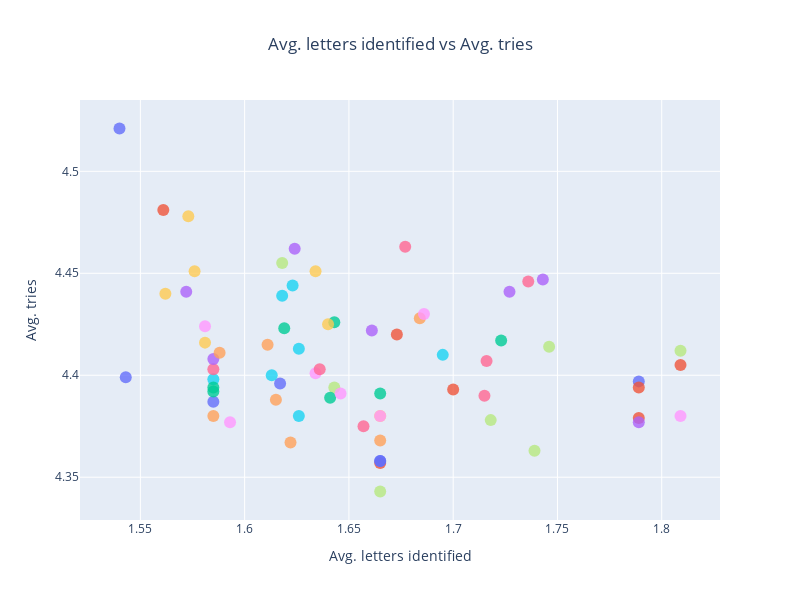

This figure's notebook cell:
### Markdown cell above
### Scatter Plot of Avg. letters identified vs Avg. tries

### Code cell
plot_guess_stats(
    dataf=guess_stats,
    x_axis_data="avg_letters_identified",
    y_axis_data="tries_mean",
    words="guess",
    title="Avg. letters identified vs Avg. tries",
    xaxis_title="Avg. letters identified",
    yaxis_title="Avg. tries"
)

### Figure 1 — Plotly figure (JSON) as saved in the notebook; plotly's stock layout.template omitted (floating-point values rounded to 4 significant figures)
{"data": [{"hovertemplate": "guess=caret<br>avg_letters_identified=%{x}<br>tries_mean=%{y}<extra></extra>", "legendgroup": "caret", "marker": {"color": "#636efa", "opacity": 0.8, "size": 12, "symbol": "circle"}, "mode": "markers", "name": "caret", "orientation": "v", "showlegend": true, "type": "scatter", "x": [1.585], "xaxis": "x", "y": [4.387], "yaxis": "y"}, {"hovertemplate": "guess=raise<br>avg_letters_identified=%{x}<br>tries_mean=%{y}<extra></extra>", "legendgroup": "raise", "marker": {"color": "#EF553B", "opacity": 0.8, "size": 12, "symbol": "circle"}, "mode": "markers", "name": "raise", "orientation": "v", "showlegend": true, "type": "scatter", "x": [1.789], "xaxis": "x", "y": [4.379], "yaxis": "y"}, {"hovertemplate": "guess=morae<br>avg_letters_identified=%{x}<br>tries_mean=%{y}<extra></extra>", "legendgroup": "morae", "marker": {"color": "#00cc96", "opacity": 0.8, "size": 12, "symbol": "circle"}, "mode": "markers", "name": "morae", "orientation": "v", "showlegend": true, "type": "scatter", "x": [1.643], "xaxis": "x", "y": [4.426], "yaxis": "y"}, {"hovertemplate": "guess=aiery<br>avg_letters_identified=%{x}<br>tries_mean=%{y}<extra></extra>", "legendgroup": "aiery", "marker": {"color": "#ab63fa", "opacity": 0.8, "size": 12, "symbol": "circle"}, "mode": "markers", "name": "aiery", "orientation": "v", "showlegend": true, "type": "scatter", "x": [1.661], "xaxis": "x", "y": [4.422], "yaxis": "y"}, {"hovertemplate": "guess=slate<br>avg_letters_identified=%{x}<br>tries_mean=%{y}<extra></extra>", "legendgroup": "slate", "marker": {"color": "#FFA15A", "opacity": 0.8, "size": 12, "symbol": "circle"}, "mode": "markers", "name": "slate", "orientation": "v", "showlegend": true, "type": "scatter", "x": [1.665], "xaxis": "x", "y": [4.368], "yaxis": "y"}, {"hovertemplate": "guess=recta<br>avg_letters_identified=%{x}<br>tries_mean=%{y}<extra></extra>", "legendgroup": "recta", "marker": {"color": "#19d3f3", "opacity": 0.8, "size": 12, "symbol": "circle"}, "mode": "markers", "name": "recta", "orientation": "v", "showlegend": true, "type": "scatter", "x": [1.585], "xaxis": "x", "y": [4.398], "yaxis": "y"}, {"hovertemplate": "guess=aurei<br>avg_letters_identified=%{x}<br>tries_mean=%{y}<extra></extra>", "legendgroup": "aurei", "marker": {"color": "#FF6692", "opacity": 0.8, "size": 12, "symbol": "circle"}, "mode": "markers", "name": "aurei", "orientation": "v", "showlegend": true, "type": "scatter", "x": [1.677], "xaxis": "x", "y": [4.463], "yaxis": "y"}, {"hovertemplate": "guess=least<br>avg_letters_identified=%{x}<br>tries_mean=%{y}<extra></extra>", "legendgroup": "least", "marker": {"color": "#B6E880", "opacity": 0.8, "size": 12, "symbol": "circle"}, "mode": "markers", "name": "least", "orientation": "v", "showlegend": true, "type": "scatter", "x": [1.665], "xaxis": "x", "y": [4.343], "yaxis": "y"}, {"hovertemplate": "guess=sayne<br>avg_letters_identified=%{x}<br>tries_mean=%{y}<extra></extra>", "legendgroup": "sayne", "marker": {"color": "#FF97FF", "opacity": 0.8, "size": 12, "symbol": "circle"}, "mode": "markers", "name": "sayne", "orientation": "v", "showlegend": true, "type": "scatter", "x": [1.581], "xaxis": "x", "y": [4.424], "yaxis": "y"}, {"hovertemplate": "guess=paseo<br>avg_letters_identified=%{x}<br>tries_mean=%{y}<extra></extra>", "legendgroup": "paseo", "marker": {"color": "#FECB52", "opacity": 0.8, "size": 12, "symbol": "circle"}, "mode": "markers", "name": "paseo", "orientation": "v", "showlegend": true, "type": "scatter", "x": [1.634], "xaxis": "x", "y": [4.451], "yaxis": "y"}, {"hovertemplate": "guess=soave<br>avg_letters_identified=%{x}<br>tries_mean=%{y}<extra></extra>", "legendgroup": "soave", "marker": {"color": "#636efa", "opacity": 0.8, "size": 12, "symbol": "circle"}, "mode": "markers", "name": "soave", "orientation": "v", "showlegend": true, "type": "scatter", "x": [1.54], "xaxis": "x", "y": [4.521], "yaxis": "y"}, {"hovertemplate": "guess=aeros<br>avg_letters_identified=%{x}<br>tries_mean=%{y}<extra></extra>", "legendgroup": "aeros", "marker": {"color": "#EF553B", "opacity": 0.8, "size": 12, "symbol": "circle"}, "mode": "markers", "name": "aeros", "orientation": "v", "showlegend": true, "type": "scatter", "x": [1.809], "xaxis": "x", "y": [4.405], "yaxis": "y"}, {"hovertemplate": "guess=ariel<br>avg_letters_identified=%{x}<br>tries_mean=%{y}<extra></extra>", "legendgroup": "ariel", "marker": {"color": "#00cc96", "opacity": 0.8, "size": 12, "symbol": "circle"}, "mode": "markers", "name": "ariel", "orientation": "v", "showlegend": true, "type": "scatter", "x": [1.723], "xaxis": "x", "y": [4.417], "yaxis": "y"}, {"hovertemplate": "guess=farse<br>avg_letters_identified=%{x}<br>tries_mean=%{y}<extra></extra>", "legendgroup": "farse", "marker": {"color": "#ab63fa", "opacity": 0.8, "size": 12, "symbol": "circle"}, "mode": "markers", "name": "farse", "orientation": "v", "showlegend": true, "type": "scatter", "x": [1.572], "xaxis": "x", "y": [4.441], "yaxis": "y"}, {"hovertemplate": "guess=sayer<br>avg_letters_identified=%{x}<br>tries_mean=%{y}<extra></extra>", "legendgroup": "sayer", "marker": {"color": "#FFA15A", "opacity": 0.8, "size": 12, "symbol": "circle"}, "mode": "markers", "name": "sayer", "orientation": "v", "showlegend": true, "type": "scatter", "x": [1.684], "xaxis": "x", "y": [4.428], "yaxis": "y"}, {"hovertemplate": "guess=salue<br>avg_letters_identified=%{x}<br>tries_mean=%{y}<extra></extra>", "legendgroup": "salue", "marker": {"color": "#19d3f3", "opacity": 0.8, "size": 12, "symbol": "circle"}, "mode": "markers", "name": "salue", "orientation": "v", "showlegend": true, "type": "scatter", "x": [1.626], "xaxis": "x", "y": [4.413], "yaxis": "y"}, {"hovertemplate": "guess=oater<br>avg_letters_identified=%{x}<br>tries_mean=%{y}<extra></extra>", "legendgroup": "oater", "marker": {"color": "#FF6692", "opacity": 0.8, "size": 12, "symbol": "circle"}, "mode": "markers", "name": "oater", "orientation": "v", "showlegend": true, "type": "scatter", "x": [1.736], "xaxis": "x", "y": [4.446], "yaxis": "y"}, {"hovertemplate": "guess=early<br>avg_letters_identified=%{x}<br>tries_mean=%{y}<extra></extra>", "legendgroup": "early", "marker": {"color": "#B6E880", "opacity": 0.8, "size": 12, "symbol": "circle"}, "mode": "markers", "name": "early", "orientation": "v", "showlegend": true, "type": "scatter", "x": [1.618], "xaxis": "x", "y": [4.455], "yaxis": "y"}, {"hovertemplate": "guess=roast<br>avg_letters_identified=%{x}<br>tries_mean=%{y}<extra></extra>", "legendgroup": "roast", "marker": {"color": "#FF97FF", "opacity": 0.8, "size": 12, "symbol": "circle"}, "mode": "markers", "name": "roast", "orientation": "v", "showlegend": true, "type": "scatter", "x": [1.634], "xaxis": "x", "y": [4.401], "yaxis": "y"}, {"hovertemplate": "guess=stale<br>avg_letters_identified=%{x}<br>tries_mean=%{y}<extra></extra>", "legendgroup": "stale", "marker": {"color": "#FECB52", "opacity": 0.8, "size": 12, "symbol": "circle"}, "mode": "markers", "name": "stale", "orientation": "v", "showlegend": true, "type": "scatter", "x": [1.665], "xaxis": "x", "y": [4.38], "yaxis": "y"}, {"hovertemplate": "guess=sabre<br>avg_letters_identified=%{x}<br>tries_mean=%{y}<extra></extra>", "legendgroup": "sabre", "marker": {"color": "#636efa", "opacity": 0.8, "size": 12, "symbol": "circle"}, "mode": "markers", "name": "sabre", "orientation": "v", "showlegend": true, "type": "scatter", "x": [1.617], "xaxis": "x", "y": [4.396], "yaxis": "y"}, {"hovertemplate": "guess=potae<br>avg_letters_identified=%{x}<br>tries_mean=%{y}<extra></extra>", "legendgroup": "potae", "marker": {"color": "#EF553B", "opacity": 0.8, "size": 12, "symbol": "circle"}, "mode": "markers", "name": "potae", "orientation": "v", "showlegend": true, "type": "scatter", "x": [1.561], "xaxis": "x", "y": [4.481], "yaxis": "y"}, {"hovertemplate": "guess=carte<br>avg_letters_identified=%{x}<br>tries_mean=%{y}<extra></extra>", "legendgroup": "carte", "marker": {"color": "#00cc96", "opacity": 0.8, "size": 12, "symbol": "circle"}, "mode": "markers", "name": "carte", "orientation": "v", "showlegend": true, "type": "scatter", "x": [1.585], "xaxis": "x", "y": [4.392], "yaxis": "y"}, {"hovertemplate": "guess=arise<br>avg_letters_identified=%{x}<br>tries_mean=%{y}<extra></extra>", "legendgroup": "arise", "marker": {"color": "#ab63fa", "opacity": 0.8, "size": 12, "symbol": "circle"}, "mode": "markers", "name": "arise", "orientation": "v", "showlegend": true, "type": "scatter", "x": [1.789], "xaxis": "x", "y": [4.377], "yaxis": "y"}, {"hovertemplate": "guess=maise<br>avg_letters_identified=%{x}<br>tries_mean=%{y}<extra></extra>", "legendgroup": "maise", "marker": {"color": "#FFA15A", "opacity": 0.8, "size": 12, "symbol": "circle"}, "mode": "markers", "name": "maise", "orientation": "v", "showlegend": true, "type": "scatter", "x": [1.615], "xaxis": "x", "y": [4.388], "yaxis": "y"}, {"hovertemplate": "guess=store<br>avg_letters_identified=%{x}<br>tries_mean=%{y}<extra></extra>", "legendgroup": "store", "marker": {"color": "#19d3f3", "opacity": 0.8, "size": 12, "symbol": "circle"}, "mode": "markers", "name": "store", "orientation": "v", "showlegend": true, "type": "scatter", "x": [1.613], "xaxis": "x", "y": [4.4], "yaxis": "y"}, {"hovertemplate": "guess=scare<br>avg_letters_identified=%{x}<br>tries_mean=%{y}<extra></extra>", "legendgroup": "scare", "marker": {"color": "#FF6692", "opacity": 0.8, "size": 12, "symbol": "circle"}, "mode": "markers", "name": "scare", "orientation": "v", "showlegend": true, "type": "scatter", "x": [1.657], "xaxis": "x", "y": [4.375], "yaxis": "y"}, {"hovertemplate": "guess=slane<br>avg_letters_identified=%{x}<br>tries_mean=%{y}<extra></extra>", "legendgroup": "slane", "marker": {"color": "#B6E880", "opacity": 0.8, "size": 12, "symbol": "circle"}, "mode": "markers", "name": "slane", "orientation": "v", "showlegend": true, "type": "scatter", "x": [1.643], "xaxis": "x", "y": [4.394], "yaxis": "y"}, {"hovertemplate": "guess=soare<br>avg_letters_identified=%{x}<br>tries_mean=%{y}<extra></extra>", "legendgroup": "soare", "marker": {"color": "#FF97FF", "opacity": 0.8, "size": 12, "symbol": "circle"}, "mode": "markers", "name": "soare", "orientation": "v", "showlegend": true, "type": "scatter", "x": [1.809], "xaxis": "x", "y": [4.38], "yaxis": "y"}, {"hovertemplate": "guess=share<br>avg_letters_identified=%{x}<br>tries_mean=%{y}<extra></extra>", "legendgroup": "share", "marker": {"color": "#FECB52", "opacity": 0.8, "size": 12, "symbol": "circle"}, "mode": "markers", "name": "share", "orientation": "v", "showlegend": true, "type": "scatter", "x": [1.64], "xaxis": "x", "y": [4.425], "yaxis": "y"}, {"hovertemplate": "guess=serai<br>avg_letters_identified=%{x}<br>tries_mean=%{y}<extra></extra>", "legendgroup": "serai", "marker": {"color": "#636efa", "opacity": 0.8, "size": 12, "symbol": "circle"}, "mode": "markers", "name": "serai", "orientation": "v", "showlegend": true, "type": "scatter", "x": [1.789], "xaxis": "x", "y": [4.397], "yaxis": "y"}, {"hovertemplate": "guess=tesla<br>avg_letters_identified=%{x}<br>tries_mean=%{y}<extra></extra>", "legendgroup": "tesla", "marker": {"color": "#EF553B", "opacity": 0.8, "size": 12, "symbol": "circle"}, "mode": "markers", "name": "tesla", "orientation": "v", "showlegend": true, "type": "scatter", "x": [1.665], "xaxis": "x", "y": [4.357], "yaxis": "y"}, {"hovertemplate": "guess=steal<br>avg_letters_identified=%{x}<br>tries_mean=%{y}<extra></extra>", "legendgroup": "steal", "marker": {"color": "#00cc96", "opacity": 0.8, "size": 12, "symbol": "circle"}, "mode": "markers", "name": "steal", "orientation": "v", "showlegend": true, "type": "scatter", "x": [1.665], "xaxis": "x", "y": [4.391], "yaxis": "y"}, {"hovertemplate": "guess=maire<br>avg_letters_identified=%{x}<br>tries_mean=%{y}<extra></extra>", "legendgroup": "maire", "marker": {"color": "#ab63fa", "opacity": 0.8, "size": 12, "symbol": "circle"}, "mode": "markers", "name": "maire", "orientation": "v", "showlegend": true, "type": "scatter", "x": [1.624], "xaxis": "x", "y": [4.462], "yaxis": "y"}, {"hovertemplate": "guess=laris<br>avg_letters_identified=%{x}<br>tries_mean=%{y}<extra></extra>", "legendgroup": "laris", "marker": {"color": "#FFA15A", "opacity": 0.8, "size": 12, "symbol": "circle"}, "mode": "markers", "name": "laris", "orientation": "v", "showlegend": true, "type": "scatter", "x": [1.622], "xaxis": "x", "y": [4.367], "yaxis": "y"}, {"hovertemplate": "guess=raine<br>avg_letters_identified=%{x}<br>tries_mean=%{y}<extra></extra>", "legendgroup": "raine", "marker": {"color": "#19d3f3", "opacity": 0.8, "size": 12, "symbol": "circle"}, "mode": "markers", "name": "raine", "orientation": "v", "showlegend": true, "type": "scatter", "x": [1.695], "xaxis": "x", "y": [4.41], "yaxis": "y"}, {"hovertemplate": "guess=stane<br>avg_letters_identified=%{x}<br>tries_mean=%{y}<extra></extra>", "legendgroup": "stane", "marker": {"color": "#FF6692", "opacity": 0.8, "size": 12, "symbol": "circle"}, "mode": "markers", "name": "stane", "orientation": "v", "showlegend": true, "type": "scatter", "x": [1.636], "xaxis": "x", "y": [4.403], "yaxis": "y"}, {"hovertemplate": "guess=stare<br>avg_letters_identified=%{x}<br>tries_mean=%{y}<extra></extra>", "legendgroup": "stare", "marker": {"color": "#B6E880", "opacity": 0.8, "size": 12, "symbol": "circle"}, "mode": "markers", "name": "stare", "orientation": "v", "showlegend": true, "type": "scatter", "x": [1.739], "xaxis": "x", "y": [4.363], "yaxis": "y"}, {"hovertemplate": "guess=sarin<br>avg_letters_identified=%{x}<br>tries_mean=%{y}<extra></extra>", "legendgroup": "sarin", "marker": {"color": "#FF97FF", "opacity": 0.8, "size": 12, "symbol": "circle"}, "mode": "markers", "name": "sarin", "orientation": "v", "showlegend": true, "type": "scatter", "x": [1.593], "xaxis": "x", "y": [4.377], "yaxis": "y"}, {"hovertemplate": "guess=coate<br>avg_letters_identified=%{x}<br>tries_mean=%{y}<extra></extra>", "legendgroup": "coate", "marker": {"color": "#FECB52", "opacity": 0.8, "size": 12, "symbol": "circle"}, "mode": "markers", "name": "coate", "orientation": "v", "showlegend": true, "type": "scatter", "x": [1.573], "xaxis": "x", "y": [4.478], "yaxis": "y"}, {"hovertemplate": "guess=sable<br>avg_letters_identified=%{x}<br>tries_mean=%{y}<extra></extra>", "legendgroup": "sable", "marker": {"color": "#636efa", "opacity": 0.8, "size": 12, "symbol": "circle"}, "mode": "markers", "name": "sable", "orientation": "v", "showlegend": true, "type": "scatter", "x": [1.543], "xaxis": "x", "y": [4.399], "yaxis": "y"}, {"hovertemplate": "guess=aesir<br>avg_letters_identified=%{x}<br>tries_mean=%{y}<extra></extra>", "legendgroup": "aesir", "marker": {"color": "#EF553B", "opacity": 0.8, "size": 12, "symbol": "circle"}, "mode": "markers", "name": "aesir", "orientation": "v", "showlegend": true, "type": "scatter", "x": [1.789], "xaxis": "x", "y": [4.394], "yaxis": "y"}, {"hovertemplate": "guess=solar<br>avg_letters_identified=%{x}<br>tries_mean=%{y}<extra></extra>", "legendgroup": "solar", "marker": {"color": "#00cc96", "opacity": 0.8, "size": 12, "symbol": "circle"}, "mode": "markers", "name": "solar", "orientation": "v", "showlegend": true, "type": "scatter", "x": [1.641], "xaxis": "x", "y": [4.389], "yaxis": "y"}, {"hovertemplate": "guess=stoae<br>avg_letters_identified=%{x}<br>tries_mean=%{y}<extra></extra>", "legendgroup": "stoae", "marker": {"color": "#ab63fa", "opacity": 0.8, "size": 12, "symbol": "circle"}, "mode": "markers", "name": "stoae", "orientation": "v", "showlegend": true, "type": "scatter", "x": [1.727], "xaxis": "x", "y": [4.441], "yaxis": "y"}, {"hovertemplate": "guess=teary<br>avg_letters_identified=%{x}<br>tries_mean=%{y}<extra></extra>", "legendgroup": "teary", "marker": {"color": "#FFA15A", "opacity": 0.8, "size": 12, "symbol": "circle"}, "mode": "markers", "name": "teary", "orientation": "v", "showlegend": true, "type": "scatter", "x": [1.611], "xaxis": "x", "y": [4.415], "yaxis": "y"}, {"hovertemplate": "guess=sarge<br>avg_letters_identified=%{x}<br>tries_mean=%{y}<extra></extra>", "legendgroup": "sarge", "marker": {"color": "#19d3f3", "opacity": 0.8, "size": 12, "symbol": "circle"}, "mode": "markers", "name": "sarge", "orientation": "v", "showlegend": true, "type": "scatter", "x": [1.618], "xaxis": "x", "y": [4.439], "yaxis": "y"}, {"hovertemplate": "guess=irate<br>avg_letters_identified=%{x}<br>tries_mean=%{y}<extra></extra>", "legendgroup": "irate", "marker": {"color": "#FF6692", "opacity": 0.8, "size": 12, "symbol": "circle"}, "mode": "markers", "name": "irate", "orientation": "v", "showlegend": true, "type": "scatter", "x": [1.716], "xaxis": "x", "y": [4.407], "yaxis": "y"}, {"hovertemplate": "guess=laser<br>avg_letters_identified=%{x}<br>tries_mean=%{y}<extra></extra>", "legendgroup": "laser", "marker": {"color": "#B6E880", "opacity": 0.8, "size": 12, "symbol": "circle"}, "mode": "markers", "name": "laser", "orientation": "v", "showlegend": true, "type": "scatter", "x": [1.746], "xaxis": "x", "y": [4.414], "yaxis": "y"}, {"hovertemplate": "guess=stela<br>avg_letters_identified=%{x}<br>tries_mean=%{y}<extra></extra>", "legendgroup": "stela", "marker": {"color": "#FF97FF", "opacity": 0.8, "size": 12, "symbol": "circle"}, "mode": "markers", "name": "stela", "orientation": "v", "showlegend": true, "type": "scatter", "x": [1.665], "xaxis": "x", "y": [4.38], "yaxis": "y"}, {"hovertemplate": "guess=caste<br>avg_letters_identified=%{x}<br>tries_mean=%{y}<extra></extra>", "legendgroup": "caste", "marker": {"color": "#FECB52", "opacity": 0.8, "size": 12, "symbol": "circle"}, "mode": "markers", "name": "caste", "orientation": "v", "showlegend": true, "type": "scatter", "x": [1.576], "xaxis": "x", "y": [4.451], "yaxis": "y"}, {"hovertemplate": "guess=setal<br>avg_letters_identified=%{x}<br>tries_mean=%{y}<extra></extra>", "legendgroup": "setal", "marker": {"color": "#636efa", "opacity": 0.8, "size": 12, "symbol": "circle"}, "mode": "markers", "name": "setal", "orientation": "v", "showlegend": true, "type": "scatter", "x": [1.665], "xaxis": "x", "y": [4.358], "yaxis": "y"}, {"hovertemplate": "guess=later<br>avg_letters_identified=%{x}<br>tries_mean=%{y}<extra></extra>", "legendgroup": "later", "marker": {"color": "#EF553B", "opacity": 0.8, "size": 12, "symbol": "circle"}, "mode": "markers", "name": "later", "orientation": "v", "showlegend": true, "type": "scatter", "x": [1.673], "xaxis": "x", "y": [4.42], "yaxis": "y"}, {"hovertemplate": "guess=trace<br>avg_letters_identified=%{x}<br>tries_mean=%{y}<extra></extra>", "legendgroup": "trace", "marker": {"color": "#00cc96", "opacity": 0.8, "size": 12, "symbol": "circle"}, "mode": "markers", "name": "trace", "orientation": "v", "showlegend": true, "type": "scatter", "x": [1.585], "xaxis": "x", "y": [4.394], "yaxis": "y"}, {"hovertemplate": "guess=realo<br>avg_letters_identified=%{x}<br>tries_mean=%{y}<extra></extra>", "legendgroup": "realo", "marker": {"color": "#ab63fa", "opacity": 0.8, "size": 12, "symbol": "circle"}, "mode": "markers", "name": "realo", "orientation": "v", "showlegend": true, "type": "scatter", "x": [1.743], "xaxis": "x", "y": [4.447], "yaxis": "y"}, {"hovertemplate": "guess=react<br>avg_letters_identified=%{x}<br>tries_mean=%{y}<extra></extra>", "legendgroup": "react", "marker": {"color": "#FFA15A", "opacity": 0.8, "size": 12, "symbol": "circle"}, "mode": "markers", "name": "react", "orientation": "v", "showlegend": true, "type": "scatter", "x": [1.585], "xaxis": "x", "y": [4.38], "yaxis": "y"}, {"hovertemplate": "guess=paire<br>avg_letters_identified=%{x}<br>tries_mean=%{y}<extra></extra>", "legendgroup": "paire", "marker": {"color": "#19d3f3", "opacity": 0.8, "size": 12, "symbol": "circle"}, "mode": "markers", "name": "paire", "orientation": "v", "showlegend": true, "type": "scatter", "x": [1.623], "xaxis": "x", "y": [4.444], "yaxis": "y"}, {"hovertemplate": "guess=crate<br>avg_letters_identified=%{x}<br>tries_mean=%{y}<extra></extra>", "legendgroup": "crate", "marker": {"color": "#FF6692", "opacity": 0.8, "size": 12, "symbol": "circle"}, "mode": "markers", "name": "crate", "orientation": "v", "showlegend": true, "type": "scatter", "x": [1.585], "xaxis": "x", "y": [4.403], "yaxis": "y"}, {"hovertemplate": "guess=snare<br>avg_letters_identified=%{x}<br>tries_mean=%{y}<extra></extra>", "legendgroup": "snare", "marker": {"color": "#B6E880", "opacity": 0.8, "size": 12, "symbol": "circle"}, "mode": "markers", "name": "snare", "orientation": "v", "showlegend": true, "type": "scatter", "x": [1.718], "xaxis": "x", "y": [4.378], "yaxis": "y"}, {"hovertemplate": "guess=spare<br>avg_letters_identified=%{x}<br>tries_mean=%{y}<extra></extra>", "legendgroup": "spare", "marker": {"color": "#FF97FF", "opacity": 0.8, "size": 12, "symbol": "circle"}, "mode": "markers", "name": "spare", "orientation": "v", "showlegend": true, "type": "scatter", "x": [1.646], "xaxis": "x", "y": [4.391], "yaxis": "y"}, {"hovertemplate": "guess=toise<br>avg_letters_identified=%{x}<br>tries_mean=%{y}<extra></extra>", "legendgroup": "toise", "marker": {"color": "#FECB52", "opacity": 0.8, "size": 12, "symbol": "circle"}, "mode": "markers", "name": "toise", "orientation": "v", "showlegend": true, "type": "scatter", "x": [1.581], "xaxis": "x", "y": [4.416], "yaxis": "y"}, {"hovertemplate": "guess=salet<br>avg_letters_identified=%{x}<br>tries_mean=%{y}<extra></extra>", "legendgroup": "salet", "marker": {"color": "#636efa", "opacity": 0.8, "size": 12, "symbol": "circle"}, "mode": "markers", "name": "salet", "orientation": "v", "showlegend": true, "type": "scatter", "x": [1.665], "xaxis": "x", "y": [4.358], "yaxis": "y"}, {"hovertemplate": "guess=aures<br>avg_letters_identified=%{x}<br>tries_mean=%{y}<extra></extra>", "legendgroup": "aures", "marker": {"color": "#EF553B", "opacity": 0.8, "size": 12, "symbol": "circle"}, "mode": "markers", "name": "aures", "orientation": "v", "showlegend": true, "type": "scatter", "x": [1.7], "xaxis": "x", "y": [4.393], "yaxis": "y"}, {"hovertemplate": "guess=saute<br>avg_letters_identified=%{x}<br>tries_mean=%{y}<extra></extra>", "legendgroup": "saute", "marker": {"color": "#00cc96", "opacity": 0.8, "size": 12, "symbol": "circle"}, "mode": "markers", "name": "saute", "orientation": "v", "showlegend": true, "type": "scatter", "x": [1.619], "xaxis": "x", "y": [4.423], "yaxis": "y"}, {"hovertemplate": "guess=cater<br>avg_letters_identified=%{x}<br>tries_mean=%{y}<extra></extra>", "legendgroup": "cater", "marker": {"color": "#ab63fa", "opacity": 0.8, "size": 12, "symbol": "circle"}, "mode": "markers", "name": "cater", "orientation": "v", "showlegend": true, "type": "scatter", "x": [1.585], "xaxis": "x", "y": [4.408], "yaxis": "y"}, {"hovertemplate": "guess=solei<br>avg_letters_identified=%{x}<br>tries_mean=%{y}<extra></extra>", "legendgroup": "solei", "marker": {"color": "#FFA15A", "opacity": 0.8, "size": 12, "symbol": "circle"}, "mode": "markers", "name": "solei", "orientation": "v", "showlegend": true, "type": "scatter", "x": [1.588], "xaxis": "x", "y": [4.411], "yaxis": "y"}, {"hovertemplate": "guess=saice<br>avg_letters_identified=%{x}<br>tries_mean=%{y}<extra></extra>", "legendgroup": "saice", "marker": {"color": "#19d3f3", "opacity": 0.8, "size": 12, "symbol": "circle"}, "mode": "markers", "name": "saice", "orientation": "v", "showlegend": true, "type": "scatter", "x": [1.626], "xaxis": "x", "y": [4.38], "yaxis": "y"}, {"hovertemplate": "guess=aisle<br>avg_letters_identified=%{x}<br>tries_mean=%{y}<extra></extra>", "legendgroup": "aisle", "marker": {"color": "#FF6692", "opacity": 0.8, "size": 12, "symbol": "circle"}, "mode": "markers", "name": "aisle", "orientation": "v", "showlegend": true, "type": "scatter", "x": [1.715], "xaxis": "x", "y": [4.39], "yaxis": "y"}, {"hovertemplate": "guess=arose<br>avg_letters_identified=%{x}<br>tries_mean=%{y}<extra></extra>", "legendgroup": "arose", "marker": {"color": "#B6E880", "opacity": 0.8, "size": 12, "symbol": "circle"}, "mode": "markers", "name": "arose", "orientation": "v", "showlegend": true, "type": "scatter", "x": [1.809], "xaxis": "x", "y": [4.412], "yaxis": "y"}, {"hovertemplate": "guess=anise<br>avg_letters_identified=%{x}<br>tries_mean=%{y}<extra></extra>", "legendgroup": "anise", "marker": {"color": "#FF97FF", "opacity": 0.8, "size": 12, "symbol": "circle"}, "mode": "markers", "name": "anise", "orientation": "v", "showlegend": true, "type": "scatter", "x": [1.686], "xaxis": "x", "y": [4.43], "yaxis": "y"}, {"hovertemplate": "guess=haole<br>avg_letters_identified=%{x}<br>tries_mean=%{y}<extra></extra>", "legendgroup": "haole", "marker": {"color": "#FECB52", "opacity": 0.8, "size": 12, "symbol": "circle"}, "mode": "markers", "name": "haole", "orientation": "v", "showlegend": true, "type": "scatter", "x": [1.562], "xaxis": "x", "y": [4.44], "yaxis": "y"}], "layout": {"height": 600, "legend": {"title": {"text": "guess"}, "tracegroupgap": 0}, "showlegend": false, "title": {"text": "Avg. letters identified vs Avg. tries", "x": 0.5}, "width": 800, "xaxis": {"anchor": "y", "domain": [0, 1], "title": {"text": "Avg. letters identified"}}, "yaxis": {"anchor": "x", "domain": [0, 1], "title": {"text": "Avg. tries"}}}}
